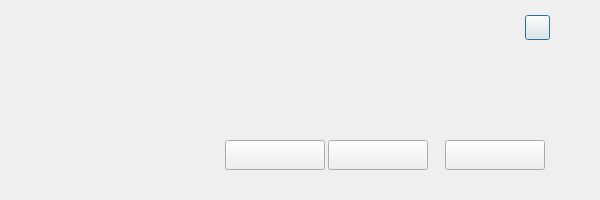
<?xml version="1.0" encoding="UTF-8"?>
<ui version="4.0">
 <class>SaveClass</class>
 <widget class="QDialog" name="SaveClass">
  <property name="geometry">
   <rect>
    <x>0</x>
    <y>0</y>
    <width>600</width>
    <height>200</height>
   </rect>
  </property>
  <property name="windowTitle">
   <string>文件还没保存呢……</string>
  </property>
  <property name="windowIcon">
   <iconset resource="Notepad.qrc">
    <normaloff>:/icon/mainicon/picture_notepad/icon/icon_main_mainwindow.png</normaloff>:/icon/mainicon/picture_notepad/icon/icon_main_mainwindow.png</iconset>
  </property>
  <property name="windowOpacity">
   <double>5.000000000000000</double>
  </property>
  <property name="locale">
   <locale language="Chinese" country="China"/>
  </property>
  <widget class="QPushButton" name="pushButton_close_window">
   <property name="geometry">
    <rect>
     <x>525</x>
     <y>15</y>
     <width>25</width>
     <height>25</height>
    </rect>
   </property>
   <property name="styleSheet">
    <string notr="true">border-image: url(:/icon/manage/picture_notepad/icon/window_close.png);</string>
   </property>
   <property name="text">
    <string/>
   </property>
  </widget>
  <widget class="QPushButton" name="pushButton_choice_1">
   <property name="geometry">
    <rect>
     <x>225</x>
     <y>140</y>
     <width>100</width>
     <height>30</height>
    </rect>
   </property>
   <property name="styleSheet">
    <string notr="true">border-image: url(:/picture_notepad/dialogicon/picture_notepad/icon/dialog_save_choice_1_normal.png);
border-image: url(:/picture_notepad/dialogicon/picture_notepad/icon/dialog_save_choice_1_pressed.png);</string>
   </property>
   <property name="text">
    <string/>
   </property>
  </widget>
  <widget class="QPushButton" name="pushButton_choice_2">
   <property name="geometry">
    <rect>
     <x>328</x>
     <y>140</y>
     <width>100</width>
     <height>30</height>
    </rect>
   </property>
   <property name="styleSheet">
    <string notr="true">border-image: url(:/picture_notepad/dialogicon/picture_notepad/icon/dialog_save_choice_2_normal.png);
border-image: url(:/picture_notepad/dialogicon/picture_notepad/icon/dialog_save_choice_2_pressed.png);</string>
   </property>
   <property name="text">
    <string/>
   </property>
  </widget>
  <widget class="QPushButton" name="pushButton_choice_3">
   <property name="geometry">
    <rect>
     <x>445</x>
     <y>140</y>
     <width>100</width>
     <height>30</height>
    </rect>
   </property>
   <property name="styleSheet">
    <string notr="true">border-image: url(:/picture_notepad/dialogicon/picture_notepad/icon/dialog_save_choice_3_normal.png);
border-image: url(:/picture_notepad/dialogicon/picture_notepad/icon/dialog_save_choice_3_pressed.png);</string>
   </property>
   <property name="text">
    <string/>
   </property>
  </widget>
 </widget>
 <tabstops>
  <tabstop>pushButton_close_window</tabstop>
  <tabstop>pushButton_choice_1</tabstop>
  <tabstop>pushButton_choice_2</tabstop>
  <tabstop>pushButton_choice_3</tabstop>
 </tabstops>
 <resources>
  <include location="Notepad.qrc"/>
 </resources>
 <connections/>
</ui>
